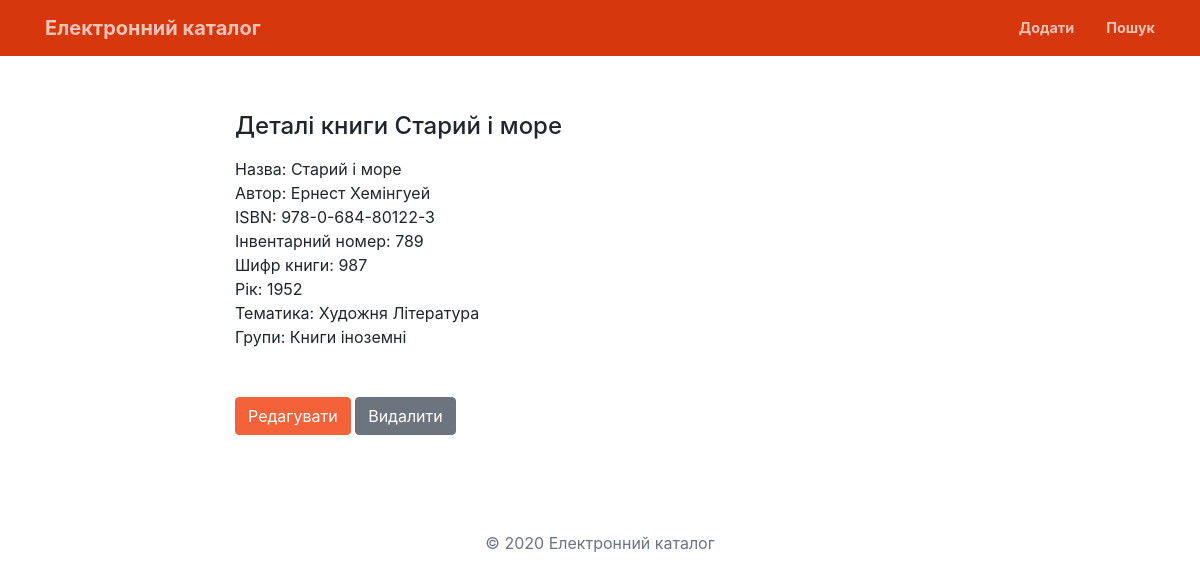
/about/5/, run on the app's committed database.
### lgaapp/models.py (models this page shows, shortened)
class Book(models.Model):
	name = models.CharField(max_length=2000, db_index=True, verbose_name="Назва", default=None, blank=True)
	author = models.CharField(max_length=2000, verbose_name="Автор", default=None, blank=True)
	publication = models.CharField(max_length=200, db_index=True, verbose_name="Місце видання", default=None, blank=True)
	description = models.TextField(verbose_name="Опис", blank=True)
	series = models.CharField(max_length=200, db_index=True, verbose_name="Серія", blank=True)
	personality = models.CharField(max_length=200, db_index=True, verbose_name="Персоналії", default=None, blank=True)
	additional = models.CharField(max_length=200, db_index=True, verbose_name="Додатково", default=None, blank=True)
	isbn = models.CharField(max_length=20, verbose_name="ISBN", default=None, blank=True)
	inventory_number = models.CharField(max_length=200, verbose_name="Інвентарний номер", default=None, blank=True)
	cipher = models.CharField(max_length=200, verbose_name="Шифр книги", default=None, blank=True)
	year = models.CharField(max_length=200, verbose_name="Рік видання", default=None, blank=True)
	place = models.ForeignKey(Place, max_length=200, verbose_name="Місцезнаходження", default=None,on_delete=models.CASCADE, null=True, blank=True)
	language = models.CharField(max_length=200, db_index=True, verbose_name="Мова",default=None, blank=True)
	country = models.CharField(max_length=200, db_index=True, verbose_name="Країна", default=None, blank=True)
	subject = models.ForeignKey(Subject, max_length=200, verbose_name="Тематика", default=None, on_delete=models.CASCADE, null=True, blank=True)
	art = models.ForeignKey(Art, max_length=200, verbose_name="Мистецтво", default=None, on_delete=models.CASCADE, null=True, blank=True)
	group = models.ForeignKey(Group, max_length=200, verbose_name="Групи", default=None, on_delete=models.CASCADE, null=True, blank=True)
	slug = models.SlugField(max_length=2000, db_index=True, blank=True)
	class Meta:
		ordering = ['name']
		verbose_name = 'Книга'
		verbose_name_plural = 'Книги'

class Subject(models.Model):
	name = models.CharField(max_length=200, db_index=True, unique=True)
	slug = models.SlugField(max_length=200, db_index=True, unique=True)
	class Meta:
		ordering = ['name']
		verbose_name = 'Тематика'
		verbose_name_plural = 'Тематики'
	def __str__(self):
		return self.name

class Group(models.Model):
	name = models.CharField(max_length=200, db_index=True, unique=True)
	slug = models.SlugField(max_length=200, db_index=True, unique=True)
	class Meta:
		ordering = ['name']
		verbose_name = 'Група'
		verbose_name_plural = 'Групи'
	def __str__(self):
		return self.name

### lgaapp/views.py (the view)
# urls.py: url(r'^about/(?P<pk>(.*?)+)/$', views.book_view, name='about-book'),
def book_view(request, pk):
	books = Book.objects.filter(pk=pk)
	return render(request, 'about/book.html', {'books': books})

### lgaapp/templates/about/book.html (shortened to what this page needs)
{% load static %}
<!doctype html>
<html lang="uk">
<head>
    {% for book in books %}
        <link rel="stylesheet" href="{% static 'css/style.css' %}">
        </head>
        <body onload='beautify()'>
        <nav class="navbar navbar-expand-lg navbar-light fixed-top py-3" id="mainNav">
            <div class="container">
                <a class="navbar-brand js-scroll-trigger" href="/">Електронний каталог</a>
                <ul class="navbar-nav ml-auto my-2 my-lg-0">
                    <li class="nav-item">
                        <a class="nav-link js-scroll-trigger" href="{% url 'add-book' %}">Додати</a>
                    </li>
                    <li class="nav-item">
                        <a class="nav-link js-scroll-trigger" href="/search">Пошук</a>
                    </li>
                </ul>
            </div>
        </nav>
        <header>
            <div class="container h-100">
                <div class="row justify-content-md-center">
                    <div class="col-md-8 order-md-4">
                        <h4 class="mb-3">Деталі книги {{ book.name }}</h4>
                        <div id="name">
                            <div class="value">Назва:</div>
                            <div class="key">{{ book.name }}</div>
                        </div>
                        <div id="author">
                            <div class="value">Автор:</div>
                            <div class="key">{{ book.author }}</div>
                        </div>
                        <div id="isbn">
                            <div class="value">ISBN:</div>
                            <div class="key">{{ book.isbn }}</div>
                        </div>
                        <div id="inventory_number">
                            <div class="value">Інвентарний номер:</div>
                            <div class="key">{{ book.inventory_number }}</div>
                        </div>
                        <div id="cipher">
                            <div class="value">Шифр книги:</div>
                            <div class="key">{{ book.cipher }}</div>
                        </div>
                        <div id="year">
                            <div class="value">Рік:</div>
                            <div class="key">{{ book.year }}</div>
                        </div>
                        <div id="subject">
                            <div class="value">Тематика:</div>
                            <div class="key">{{ book.subject }}</div>
                        </div>
                        <div id="group">
                            <div class="value">Групи:</div>
                            <div class="key">{{ book.group }}</div>
                        </div>
                        <br><br>
                        <a href="/about/{{ book.pk }}/edit" class="btn btn-primary">Редагувати</a>
                        <button onclick="confirmDelete()" class="btn btn-secondary">Видалити</button>
                    </div>
                </div>
            </div>
        </header>
        <footer class="my-5 pt-5 text-muted text-center text-small">
            <p class="mb-1">&copy; 2020 Електронний каталог</p>
        </footer>
    {% endfor %}
    </body>
</html>

### data on the page
Book: name "Старий і море", author "Ернест Хемінгуей", isbn "978-0-684-80122-3", inventory_number "789", cipher "987", year "1952", subject "Художня Література", group "Книги іноземні"
